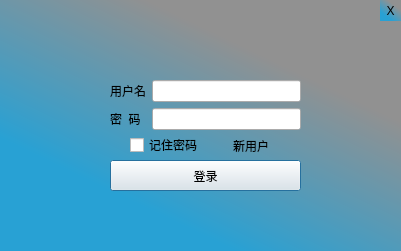
<?xml version="1.0" encoding="UTF-8"?>
<ui version="4.0">
 <class>LoginDlg</class>
 <widget class="QDialog" name="LoginDlg">
  <property name="geometry">
   <rect>
    <x>0</x>
    <y>0</y>
    <width>401</width>
    <height>251</height>
   </rect>
  </property>
  <property name="minimumSize">
   <size>
    <width>401</width>
    <height>251</height>
   </size>
  </property>
  <property name="maximumSize">
   <size>
    <width>401</width>
    <height>251</height>
   </size>
  </property>
  <property name="windowTitle">
   <string>Dialog</string>
  </property>
  <widget class="QLabel" name="panelLab">
   <property name="geometry">
    <rect>
     <x>0</x>
     <y>0</y>
     <width>401</width>
     <height>251</height>
    </rect>
   </property>
   <property name="maximumSize">
    <size>
     <width>401</width>
     <height>251</height>
    </size>
   </property>
   <property name="styleSheet">
    <string notr="true">background-color: qlineargradient(spread:pad, x1:0.289, y1:0.784, x2:0.812, y2:0.102273, stop:0.0113636 rgba(40, 161, 212, 255), stop:0.778409 rgba(145, 145, 145, 255));</string>
   </property>
   <property name="text">
    <string/>
   </property>
  </widget>
  <widget class="QPushButton" name="loginButton">
   <property name="geometry">
    <rect>
     <x>110</x>
     <y>160</y>
     <width>191</width>
     <height>31</height>
    </rect>
   </property>
   <property name="text">
    <string>登录</string>
   </property>
  </widget>
  <widget class="QWidget" name="horizontalLayoutWidget">
   <property name="geometry">
    <rect>
     <x>110</x>
     <y>130</y>
     <width>191</width>
     <height>31</height>
    </rect>
   </property>
   <layout class="QHBoxLayout" name="horizontalLayout" stretch="0,0">
    <property name="spacing">
     <number>30</number>
    </property>
    <property name="leftMargin">
     <number>20</number>
    </property>
    <item>
     <widget class="QCheckBox" name="checkBox">
      <property name="text">
       <string>记住密码</string>
      </property>
     </widget>
    </item>
    <item>
     <widget class="QLabel" name="label">
      <property name="text">
       <string>新用户</string>
      </property>
     </widget>
    </item>
   </layout>
  </widget>
  <widget class="QWidget" name="layoutWidget">
   <property name="geometry">
    <rect>
     <x>110</x>
     <y>80</y>
     <width>191</width>
     <height>51</height>
    </rect>
   </property>
   <layout class="QFormLayout" name="formLayout">
    <property name="fieldGrowthPolicy">
     <enum>QFormLayout::AllNonFixedFieldsGrow</enum>
    </property>
    <item row="0" column="0">
     <widget class="QLabel" name="userLab">
      <property name="text">
       <string>用户名</string>
      </property>
     </widget>
    </item>
    <item row="0" column="1">
     <widget class="QLineEdit" name="userLineEd"/>
    </item>
    <item row="1" column="0">
     <widget class="QLabel" name="paswordLab">
      <property name="text">
       <string>密  码</string>
      </property>
     </widget>
    </item>
    <item row="1" column="1">
     <widget class="QLineEdit" name="passwordLnEd"/>
    </item>
   </layout>
  </widget>
  <widget class="QPushButton" name="closeButton">
   <property name="geometry">
    <rect>
     <x>380</x>
     <y>0</y>
     <width>21</width>
     <height>21</height>
    </rect>
   </property>
   <property name="styleSheet">
    <string notr="true">background-color: qlineargradient(spread:pad, x1:0.289, y1:0.784, x2:0.812, y2:0.102273, stop:0.0113636 rgba(40, 161, 212, 255), stop:0.778409 rgba(145, 145, 145, 255));
border-style:hidden</string>
   </property>
   <property name="text">
    <string>X</string>
   </property>
  </widget>
 </widget>
 <resources/>
 <connections/>
</ui>
